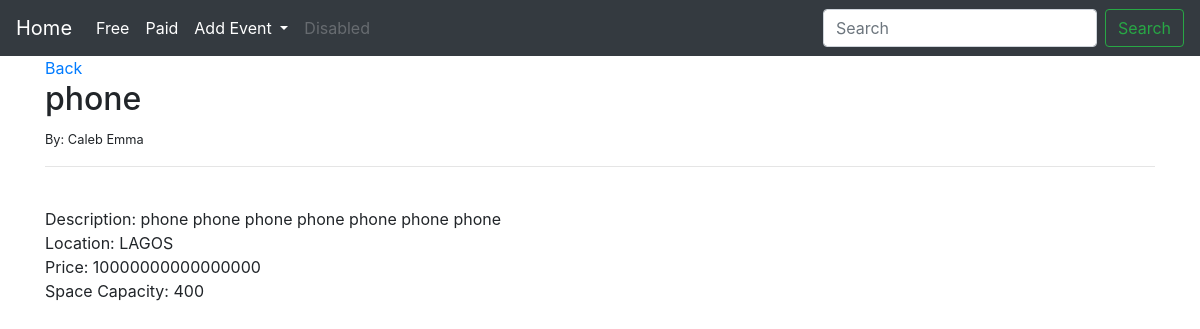
Page /article/5 on the committed database.
### TheEvent/models.py (models this page shows, shortened)
class Event(models.Model):
    title =models.CharField(max_length=255)
    author = models.ForeignKey(User, on_delete=models.CASCADE)
    location = models.CharField(max_length=100)
    free = models.CharField(max_length=100, blank=True, null=True,)
    price = models.CharField(max_length=100, blank=True, null=True,)
    space_capacity = models.CharField(max_length=100, blank=True, null=True,)
    description = models.TextField(max_length=5000, blank=True, null=True,)
    event_date = models.DateTimeField(null=True, blank=True)
    event_end_date = models.DateTimeField(null=True, blank=True)
    header_image = models.ImageField(null=True, blank=True, upload_to="images/")

### TheEvent/views.py (the view)
# urls.py: path('article/<int:pk>', ArticleDetailView.as_view(), name="article-detail"),
class ArticleDetailView(DetailView):
    model = Event
    template_name = 'article_details.html'

### TheEvent/templates/article_details.html (shortened to what this page needs)
{%extends 'base.html'%}
{%block content %}
    <a href="{% url 'home' %}"> Back </a>
<h2>
    {{event.title}}
</h2>
    <small>
        By: {{event.author.first_name}} {{event.author.last_name}}
    </small> <br>
    <hr>
    <br>
    Description: {{event.description}}
    <br>
    Location: {{event.location}}
    <br>
    {%if event.price%}
    Price: {{event.price}}
    {%else%}
    Price: Free
    {%endif%}
    <br>
    {%if event.space_capacity%}
    Space Capacity: {{event.space_capacity}}
    {%else%}
    Space Capacity: Unlimited
    {%endif%}
    <br>
    <br>
{%endblock%}

### rows in the picture
Event: title "phone", author.first_name "Caleb", author.last_name "Emma", description "phone phone phone phone phone phone phone", location "LAGOS", price "10000000000000000", space_capacity "400"
